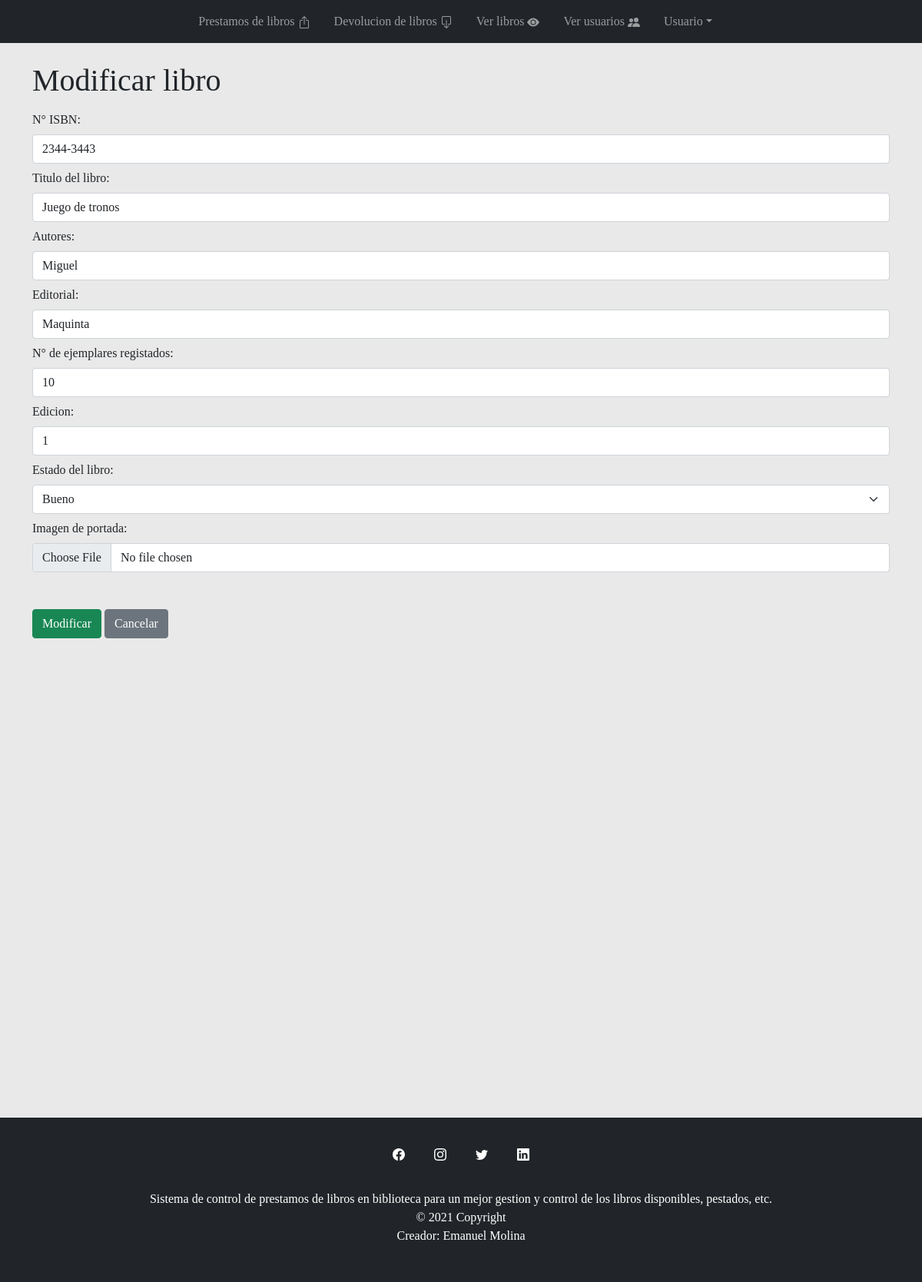
The page /page.php?pag=modificar_lib.php&id=14 (signed in) on the database its author committed.
### tables this page shows
CREATE TABLE `libros` (
  `id` int(11) NOT NULL,
  `isbn` varchar(50) NOT NULL,
  `titulo` varchar(50) NOT NULL,
  `autor` varchar(50) NOT NULL,
  `editorial` varchar(50) NOT NULL,
  `id_estado` int(11) NOT NULL,
  `ejemplares` int(11) NOT NULL,
  `ejemplares_prestados` int(11) NOT NULL,
  `edicion` varchar(50) NOT NULL,
  `imagen` varchar(50) NOT NULL,
  `fecha_registro` varchar(50) NOT NULL
);

### page.php (called while the page is built, shortened)
 <?php
    include_once "header.php";
    include_once "nav_menu.php";
    if(isset($_GET["pag"])){
        $pagina = $_GET["pag"];
    }else{
        $pagina = "pre_lib.php";
    }
    include_once $pagina;
    include_once "footer.php";
?>

### class/Libro.php (called while the page is built, shortened)
<?php
    class Libro{
        public function mostrarLibro($id_libro){
            $connection = Database::connect();
            $connection->setAttribute(PDO::ATTR_ERRMODE,PDO::ERRMODE_EXCEPTION);
            $query = $connection->prepare("SELECT * FROM libros l JOIN estado_libro e ON l.id_estado = e.id WHERE l.id = ?");
            $query->execute(array($id_libro));
            $libro = $query->fetch(PDO::FETCH_ASSOC);
            return $libro;
        }
        public function mostrarEstadosLibro(){
            $connection = Database::connect();
            $query ="SELECT * FROM estado_libro";
            $estados = $connection->query($query);
            return $estados;
        }
    }
?>

### modificar_lib.php (the view, shortened to what this page needs)
<h1>Modificar libro</h1>
<?php
    include_once "class/Libro.php";
    $libro = new Libro();
    $datos = $libro->mostrarLibro($_GET["id"]);
?>
<form action="#" method="POST" enctype="multipart/form-data">
    <div class="row">
        <div class="col-lg">
            <label for="isbn" class="col-form-label">N° ISBN: </label>
            <input type="text" class="form-control" id="isbn" name="isbn" value="<?php echo $datos["isbn"];?>">
            <label for="nombre" class="col-form-label">Titulo del libro: </label>
            <input type="text" class="form-control" id="titulo" name="titulo" value="<?php echo $datos["titulo"];?>">
            <label for="autor" class="col-form-label">Autores: </label>
            <input type="text" class="form-control" id="autor" name="autor" value="<?php echo $datos["autor"];?>">
            <label for="editorial" class="col-form-label">Editorial: </label>
            <input type="text" class="form-control" id="editorial" name="editorial" value="<?php echo $datos["editorial"];?>">
            <label for="ejemplares" class="col-form-label">N° de ejemplares registados: </label>
            <input type="text" class="form-control" id="ejemplares" name="ejemplares" value="<?php echo $datos["ejemplares"];?>">
            <label for="edicion" class="col-form-label">Edicion: </label>
            <input type="text" class="form-control" id="edicion" name="edicion" value="<?php echo $datos["edicion"];?>">
            <label for="id_estado" class="col-form-label">Estado del libro: </label>
            <select class="form-select" name="id_estado">
                <?php
                    $estados = $libro->mostrarEstadosLibro();
                    foreach ($estados as $estado) {
                        if($datos["id_estado"] == $estado["id"]){
                            echo '<option selected value="'.$estado["id"].'">'.$estado["estado"].'</option>';
                        }else{
                            echo '<option value="'.$estado["id"].'">'.$estado["estado"].'</option>';
                        }
                    }
                ?>
            </select>
            <label for="imagen" class="col-form-label">Imagen de portada: </label>
            <input type="file" class="form-control" id="imagen" name="imagen" accept="image/*">
            <input hidden name="imagen_guardada" value="<?php echo $datos["imagen"];?>"><br><br>
            <button name="enviar" type="submit" class="btn btn-success">Modificar</button>
            <a href="page.php?pag=ver_lib.php" class="btn btn-secondary">Cancelar</a><br><br>
        </div>
    </div>
</form>

### css/estilos.css (style rules this page uses)
body { background-color: #E9E9E9; font-family: 'Mukta'; }

### rows shown on the page
libros: isbn "2344-3443", titulo "Juego de tronos", autor "Miguel", editorial "Maquinta", ejemplares "10", edicion "1"

### other values the page prints
form field id_estado "Bueno"
